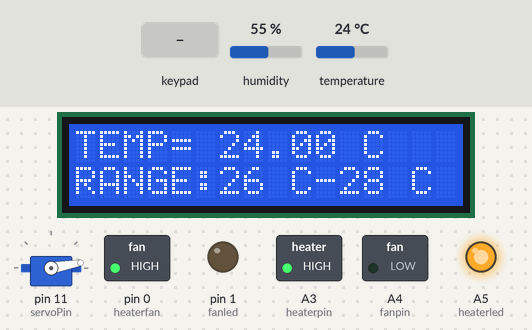
Simulated run of this sketch. Board: Arduino Uno, built with avr-gcc and run on an emulated ATmega328P. Shown: 16×2 character LCD, servo, switched loads named in the sketch (green lamp = pin HIGH), output pins drawn as LEDs (lit = HIGH). The test bench sets the inputs (shaded band); at power-on: temperature 24 °C, humidity 55 %.

Above: at 2.2 s.
2.3 s: temperature set to 28 °C
At 5.2 s:
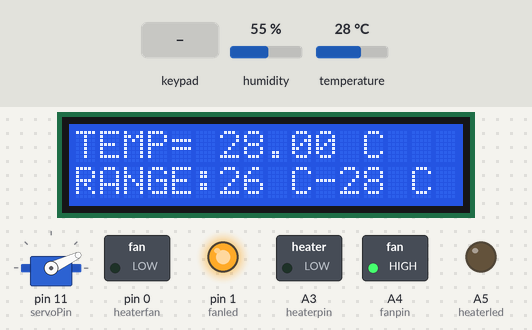
5.3 s: key '1' pressed
At 7.97 s:
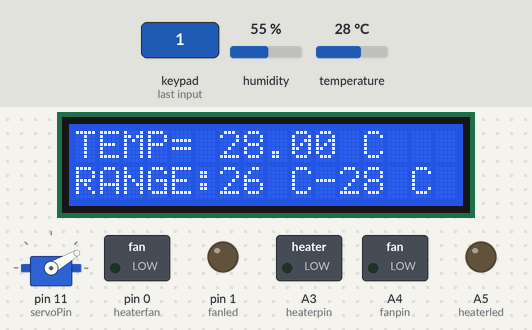
8.3 s: temperature set to 26.7 °C
At 10.6 s:
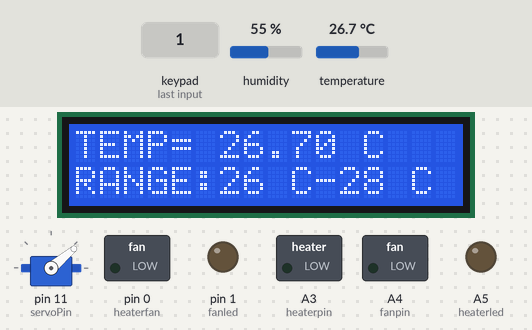
11.3 s: temperature set to 25.5 °C
At 14.2 s:
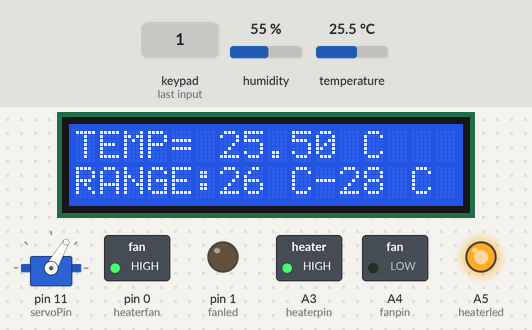
14.3 s: key '2' pressed
17.3 s: key '3' pressed
Timing chart, 0 to 24.3 s (numbered marks = the images above; inputs shaded):
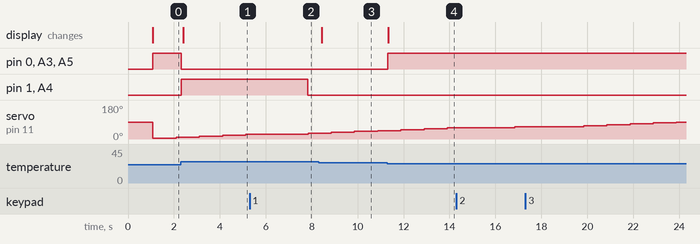

The sketch:

REAL.ino
```cpp
/*
  LiquidCrystal Library - Hello World

  Demonstrates the use a 16x2 LCD display.  The LiquidCrystal
  library works with all LCD displays that are compatible with the
  Hitachi HD44780 driver. There are many of them out there, and you
  can usually tell them by the 16-pin interface.

  This sketch prints "Hello World!" to the LCD
  and shows the time.

  The circuit:
   LCD RS pin to digital pin 7
   LCD Enable pin to digital pin 6
   LCD D4 pin to digital pin 5
   LCD D5 pin to digital pin 4
   LCD D6 pin to digital pin 3
   LCD D7 pin to digital pin 2
   LCD R/W pin to ground
   LCD VSS pin to ground
   LCD VCC pin to 5V
   10K resistor:
   ends to +5V and ground
   wiper to LCD VO pin (pin 3)
   heaterpin A3
   fanpin A2
   tempPin A1
   fanled A4
   heaterled A5
  by Tom Igoe */


// include the library code:
#include <LiquidCrystal.h>
#include <Keypad.h>
#include <Servo.h>
const byte ROWS = 4;
const byte COLS = 3;
int fanpin = A4,fanled = 1; //initialising and declaring the arduino pin in charge of the fan.
int heaterpin = A3,heaterled = A5, heaterfan= 0;; //initialing and declairing th arduino pin in charge of the heater.
#include <dht.h>
#define tempPin A2
dht DHT;


Servo myservo;  // create servo object to control a servo
// twelve servo objects can be created on most boards
int servoPin = 11;
long int prevMillis = 0, currentMillis = 0;
int servoTime = 1000;
bool forward = true;
int pos = 0;    // variable to store the servo position


char hexakeys[ROWS][COLS] = {
  {'1', '2', '3'},
  {'4', '5', '6'},
  {'7', '8', '9'},
  {'*', '0', '#'},
};
byte rowPins[ROWS] = {A1, 10, 9, 8};
byte colPins[COLS] = {12, 13, 14};

Keypad customkeypad = Keypad(makeKeymap(hexakeys), rowPins, colPins, ROWS, COLS);


// initialize the library by associating any needed LCD interface pin
// with the arduino pin number it is connected to
const int rs = 7, en = 6, d4 = 5, d5 = 4, d6 = 3, d7 = 2;
LiquidCrystal lcd(rs, en, d4, d5, d6, d7);

void setup()
{
  // set up the LCD's number of columns and rows:
  pinMode(fanpin,OUTPUT);
   pinMode(heaterpin,OUTPUT);
  pinMode(fanled,OUTPUT);
  pinMode(heaterled,OUTPUT);
  pinMode(heaterfan,OUTPUT);
  //Serial.begin(9600);
  //analogReference(INTERNAL);//sets the reference voltage of pin A3 to 1.1 (since we are using the lM35 temp sensor);
  lcd.begin(16, 2);
  myservo.attach(servoPin);  // attaches the servo on pin 9 to the servo object
  lcd.setCursor(4,0); //centralising welcome
  lcd.print("WELCOME");
  delay(1000);
  lcd.clear();
}
int MIN[2],MAX[2]; /*TEMP holds the digits for temperature inputed by the user,
                      TOL holds the digits for the toleracne inputed by the user*/

int max_temp = 28,min_temp = 26,mean_temp;   /*user_temp holds the user defined temperature
                                                              max_temp holds the user defiend maximum temperature
                                                              min_temp holds the user defined miminum temperature
                                                              mean_temp holds the mean value of max_temp and mean_temp
                                                              */
float box_temp;
int target_temp = 0,initial_temp;


void loop()
{
  char customkey = customkeypad.getKey(); //this variable holds the character corresponding to the key the user has pressed.

  DHT.read22(tempPin);
  box_temp = DHT.temperature;

  currentMillis = millis();
  if((currentMillis - prevMillis) >= servoTime )
  {
    prevMillis = millis();
    if(pos >= 180)forward = true;
    if(pos <=80) forward = false;
    if(!forward){
      pos += 5;
      myservo.write(pos);
    }

    if(forward){
      pos -= 5;
      myservo.write(pos);
    }
  }

  if(customkey) //if a key is pressed, get it .
  {
    if(customkey == '#')  //takes user to the max temperature setting page if # key is press
    {
      get_max_temp();
      delay(1000);
    }

    if(customkey == '*') //takes the user the min  temperature setting page if the * key is pressed.
    {
      get_min_temp();
      delay(1000);
    }
    if(box_temp > max_temp || box_temp < min_temp) target_temp = mean_temp; //checking if the box temperature is within range
    else target_temp = 0;
    delay(2500);
    lcd.clear();
  }

  while(min_temp > max_temp) //if the maximum temperature is less than the minimum temperature, the user should re-enter the temperatures.
  {
    lcd.print("INVALID INPUT!!!");
    delay(1000);
    get_max_temp();
    delay(1000);
    get_min_temp();
    delay(1000);
    lcd.clear();
    target_temp = 0;
    if(box_temp > max_temp || box_temp < min_temp) target_temp = mean_temp;
    else target_temp = 0;
    }
  hmscr();
  mean_temp = 0.5*(max_temp + min_temp);   //holds the average of the max and min temperatures.

  if(box_temp > max_temp)  target_temp = mean_temp; //checking if the box's temperature is out of range
  if(box_temp < min_temp)  target_temp = mean_temp;


  if(target_temp != 0 && box_temp > target_temp)//if the box temperature is above the range, turn fan on and turn the heater off.
  {
     digitalWrite(fanpin,HIGH);
     digitalWrite(fanled,HIGH);
     digitalWrite(heaterpin,LOW);
     digitalWrite(heaterfan,LOW);
     digitalWrite(heaterled,LOW);
  }

   if(target_temp != 0 && box_temp < target_temp)//if the box temperature is below the range, turn heater on and turn the fan off.
  {
     digitalWrite(fanpin,LOW);
     digitalWrite(fanled,LOW);
     digitalWrite(heaterpin,HIGH);
     digitalWrite(heaterfan,HIGH);
     digitalWrite(heaterled,HIGH);
  }

  else if(target_temp == box_temp || target_temp == 0)//once the target temperature is attained ,turn all the devices off.
  {
    target_temp = 0;
    digitalWrite(fanpin,LOW);
    digitalWrite(fanled,LOW);
    digitalWrite(heaterpin,LOW);
    digitalWrite(heaterfan,LOW);
    digitalWrite(heaterled,LOW);
  }
}


void hmscr() //this is the home display. It gives a summary of the user's settings.
{
  lcd.clear();
  lcd.setCursor(0,0);
  lcd.print("TEMP= "); //displays the current temperature in the box
  //Serial.println(box_temp);
  lcd.print(box_temp);
  lcd.print(" C");


  lcd.setCursor(0,1);

  if(max_temp != min_temp) //do this if the maximun temperature is not equal to the mininum temperature
  {
    lcd.print("RANGE:"); //displays the user defined parameters. i.e max and minimum temperatures.
    lcd.print(min_temp);
    lcd.print(" C");
    lcd.print("-");
    lcd.print(max_temp);
    lcd.print(" C"
    );
  }

  else //do this if the maximum temperature is equal to the minimum temperature.
  {
     lcd.print("SET TEMP= ");
     lcd.print(min_temp);
     lcd.print(" C");
  }
}


void get_min_temp()//this function retrieves the user defined maximum temperature
{

  char customkey;                       //this variable holds the different characters pressed by the user

  int counter = 0;                      //counter to loop through all the digits
  lcd.clear();
  lcd.print("MIN TEMPERATURE");         //prompts user to set the minimum temperature
  lcd.setCursor(0,1);                   //sets the cursor to the firt cell of the second row

  while(counter < 2)
  {
    customkey = customkeypad.getKey();
    if(customkey)
    {
      if(customkey == '#' || customkey == '*') {;} //rejection of any non-numeric entry

      else //do this if a numeric key is entered.
      {
        MIN[counter] = customkey;
        MIN[counter] = MIN[counter] - 48; //generates the actual number pressed from its encoded form.
        lcd.print(MIN[counter]); //displays the digits entered by the user
        counter++;
      }
    }
  }
  min_temp = 10*MIN[0] + MIN[1]; //calculating the minimum temperature value from its digits.
}


void get_max_temp()//this function retrieves the user defined maximum temperature
{

  char customkey;                       //this variable holds the different characters

  int counter = 0;                      //counter to loop through all the digits
  lcd.clear();
  lcd.print("MAX TEMPERATURE:");         //prompts user to set the maximum temperature
  lcd.setCursor(0,1);                    //sets the cursor to the firt cell on the second row

  while(counter < 2)//gets exactly a 2 digit number from the user.
  {
    customkey = customkeypad.getKey();
    if(customkey)
    {
      if(customkey == '#' || customkey == '*') {;} //rejection of any non-numeric entry

      else //do this if a numeric key is entered.
      {
        MAX[counter] = customkey;
        MAX[counter] = MAX[counter] - 48; //generates the actual number pressed from its encoded form.
        lcd.print(MAX[counter]); //shows the user the key he just pressed.
        counter++;
      }
    }
  }
  max_temp = 10*MAX[0] + MAX[1]; // calculates the value of the maximum temperature from its digits.

  if (max_temp >= 50) max_temp = 50;
}
```

Measured:
- the behaviour switches between 26 and 25.9 °C on temperature (found by bisection; images 3 and 4)
- after the input at 2.3 s, pin 0 (heaterfan), A3 (heaterpin), A5 (heaterled): HIGH → LOW at once; pin 1 (fanled), A4 (fanpin): LOW → HIGH at once; the display: changes after 0.11 s (image 1)
- after the input at 5.3 s, pin 1 (fanled), A4 (fanpin): HIGH → LOW after 2.5 s
- after the input at 8.3 s, the display: changes after 0.15 s (image 3)
- after the input at 11.3 s, pin 0 (heaterfan), A3 (heaterpin), A5 (heaterled): LOW → HIGH at once; the display: changes at once (image 4)
